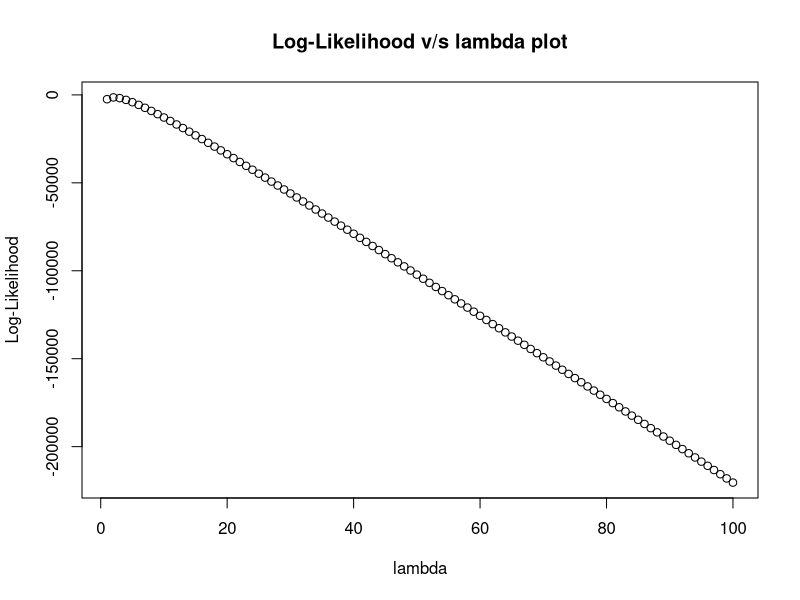
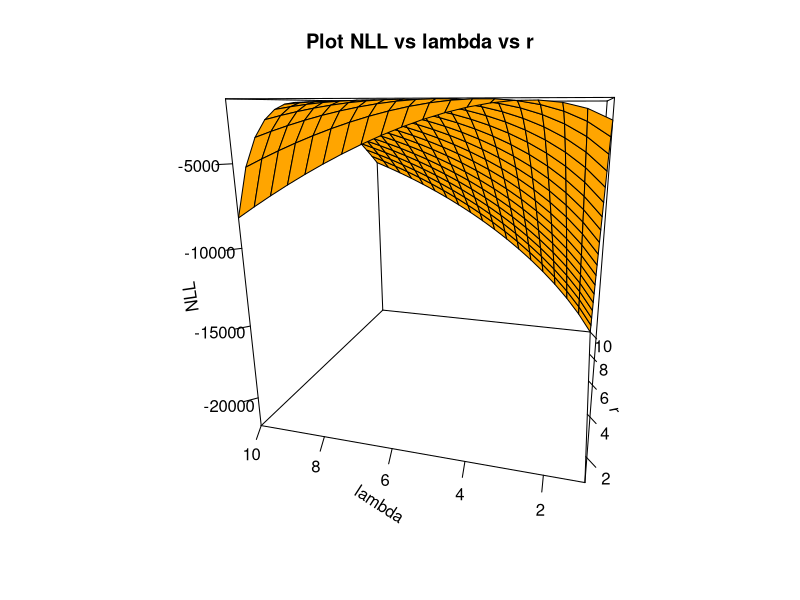

Write the R code that produced these figures, in order.
rm(list=ls())
set.seed(123)

# (a)
# random data generated using Gamma distribution
data = rgamma(n = 1000, shape = 5, rate = 2)

# for log-likelihood function of gamma
mle.gamma <- function(theta, data){
  r <- theta[1]
  lambda <- theta[2]
  log_likelihood <- 1000 * r * log(lambda) + (r - 1) * sum(log(data)) - lambda * sum(data) - 1000 * log(gamma(r))
  return(-log_likelihood)
}

# (b)
# first set of values
r <- 5
lambda <- 2
theta <- c(r,lambda)
mlevalue.gamma <- optim(theta, mle.gamma, data = data)
print(mlevalue.gamma)

# second set of values -> Method of Moments
MOM_r <- (mean(data) * mean(data))/var(data)
MOM_lambda <- mean(data)/var(data)
theta2 <- c(MOM_r,MOM_lambda)
mlevalue.gamma2 <- optim(theta2, mle.gamma, data = data)
print(mlevalue.gamma2)

# third set of values
r3 <- 4
lambda3 <- 1
theta3 <- c(r3,lambda3)
mlevalue.gamma3 <- optim(theta3, mle.gamma, data = data)
print(mlevalue.gamma3)

# (c)
# r = 5 constant, lambda varied
lambda_vals <- seq(1,100,1)
z <- c()
# NLL
for(i in lambda_vals){
  z <- c(z, mle.gamma(c(r,i), data))
}
z <- -1*matrix(z, 1, 100)
# plotting
plot(lambda_vals,z,xlab="lambda",ylab="Log-Likelihood", main = "Log-Likelihood v/s lambda plot",xlim=c(1,100),ylim=c(min(z),max(z)))

# (d)
# both values varied
lambda_vals2 <- seq(1,10,by = 0.5)
r_vals <- seq(1,10,by = 0.5)
# NLL
z_new <- c()
for(i in r_vals){
  for(j in lambda_vals2) {
    curr_val <- -1*mle.gamma(c(i,j),data)
    z_new <- c(z_new, curr_val)
  }
}
#print(z)
z_new <- matrix(z_new, length(r_vals), length(lambda_vals2))
#plotting
persp(r_vals, lambda_vals2, z_new, col = 'orange',theta = -75, ticktype = 'detailed',xlab = 'r', ylab = 'lambda', zlab = 'NLL', xlim = c(1,10), ylim = c(1,10), zlim = c(min(z_new),max(z_new)), main = "Plot NLL vs lambda vs r")